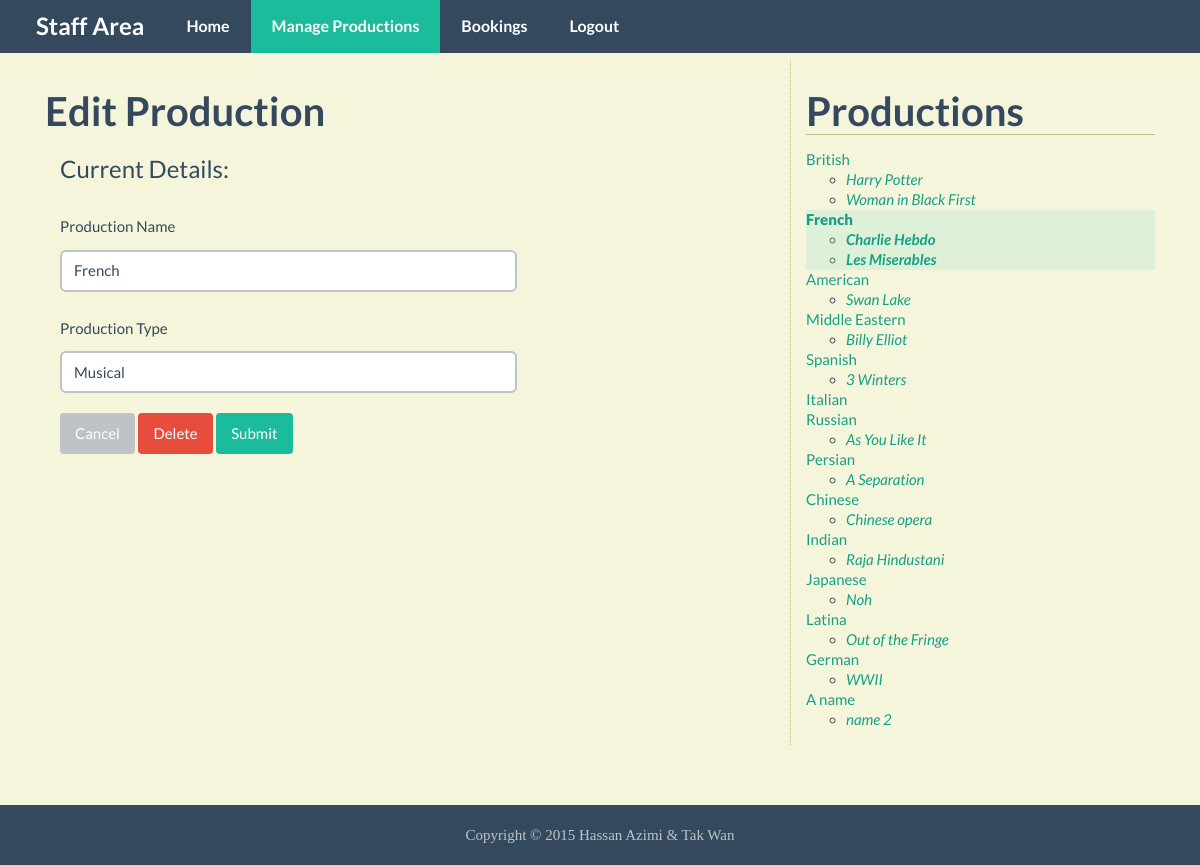
Page /edit_production.php?production=2 (signed in) on the committed database.
### tables this page shows
CREATE TABLE IF NOT EXISTS `Production` (
`production_id` int(11) NOT NULL,
  `production_name` varchar(50) NOT NULL,
  `production_type` varchar(20) DEFAULT NULL
);

CREATE TABLE IF NOT EXISTS `Performance` (
`performance_id` int(11) NOT NULL,
  `production_id` int(11) NOT NULL,
  `performance_name` varchar(50) NOT NULL,
  `details` text
);

### public/edit_production.php (the view, shortened to what this page needs)
<?php require_once("../includes/db_connection.php"); ?>
<?php require_once("../includes/functions.php"); ?>
<?php find_selected_performance(); ?>
<?php include("../includes/layouts/header.php"); ?>
	<nav class="navbar navbar-inverse navbar-fixed-top">
		<section class="container">
			<div class="navbar-header">
				<a class="navbar-brand" href="staff.php">Staff Area</a>
			</div>
			<div id="navbar" class="collapse navbar-collapse">
				<ul class="nav navbar-nav">
					<li><a href="staff.php">Home</a></li>
					<li class="active"><a href="manage_content.php">Manage Productions</a></li>
					<li><a href="bookings.php">Bookings</a></li>
					<li><a href="logout.php">Logout</a></li>
			</div>
		</section>
	</nav>
	<section class="container">
		<section class="main col-lg-8">
			<h3>Edit Production</h3>
			<form action="edit_production.php?production=<?php echo urldecode($current_production["production_id"]) ?>" method="POST" role="form">
				<fieldset class="col-lg-8">
					<legend>Current Details:</legend>
					<div class="form-group">
						<label for="name">Production Name</label>
						<input type="text" class="form-control" name="name" id="name" value="<?php echo htmlentities($current_production["production_name"]); ?>" placeholder="Production Name" maxlength="50" required>
					</div>
					<div class="form-group">
						<label for="type">Production Type</label>
						<input type="text" class="form-control" name="type" id="type" value="<?php echo htmlentities($current_production["production_type"]); ?>" placeholder="Production Type" maxlength="50" required>
					</div>
					<a href="manage_content.php" class="btn btn-default">Cancel</a>
					<a href="delete_production.php?production=<?php echo urldecode($current_production["production_id"]); ?>" class="btn btn-danger">Delete</a>
					<button type="submit" name="submit" class="btn btn-primary">Submit</button>
				</fieldset>
			</form>
		</section>
		<section class="sidebar col-lg-4">
			<h3>Productions</h3>
			<?php echo navigation($current_production, $current_performance); ?>
		</section>
	</section>
<?php include("../includes/layouts/footer.php"); ?>

### includes/functions.php (shortened to what this page needs)
<?php
function find_all_productions() {
	global $connection;
	$query          = "SELECT * FROM Production ORDER BY production_id ASC";
	$production_set = mysqli_query($connection, $query);
	return $production_set;
}
function find_performances_for_production($production_id) {
	global $connection;
	$safe_production_id = mysqli_real_escape_string($connection, $production_id);
	$query              = "SELECT * FROM Performance WHERE production_id = {$safe_production_id} ORDER BY performance_name ASC";
	$performance_set    = mysqli_query($connection, $query);
	return $performance_set;
}
function find_production_by_id($production_id) {
	global $connection;
	$safe_production_id = mysqli_real_escape_string($connection, $production_id);
	$query              = "SELECT * FROM Production WHERE production_id = {$safe_production_id} LIMIT 1";
	$production_set     = mysqli_query($connection, $query);
	if($production = mysqli_fetch_assoc($production_set)) {
		return $production;
	} else {
		return NULL;
	}
}
function navigation($production_array, $performance_array) {
	$output         = "<ul class='list-unstyled'>";
	$production_set = find_all_productions();
	while($production = mysqli_fetch_assoc($production_set)) {
		$output .= "<li";
		if($production_array && $production["production_id"] == $production_array["production_id"]) {
			$output .= " class='selected alert-success'";
		}
		$output .= ">";
		$output .= "<a href='manage_content.php?production=";
		$output .= urlencode($production["production_id"]);
		$output .= "'>";
		$output .= htmlentities($production["production_name"]);
		$output .= "</a>";
		$performance_set = find_performances_for_production($production["production_id"]);
		$output .= "<ul>";
		while($performance = mysqli_fetch_assoc($performance_set)) {
			$output .= "<li";
			$output .= ">";
			$output .= "<a href='manage_content.php?performance=";
			$output .= urlencode($performance["performance_id"]);
			$output .= "'>";
			$output .= htmlentities($performance["performance_name"]);
			$output .= "</a></li>";
		}
		$output .= "</ul></li>";
	}
	$output .= "</ul>";
	return $output;
}
function find_selected_performance() {
	if(isset($_GET["production"])) {
		$current_production  = find_production_by_id($_GET["production"]);
		$current_performance = NULL;
	} elseif(isset($_GET["performance"])) {
		$current_production  = NULL;
		$current_performance = find_performance_by_id($_GET["performance"]);
	} else {
		$current_production  = NULL;
		$current_performance = NULL;
	}
}

### public/css/custom.css (style rules this page uses)
html { position : relative; min-height : 100%; }
body { margin-bottom : 60px; background-color : #F5F5DC; }
body > .container { padding : 60px 15px; }
.sidebar { border-left : 1px dotted #BDBD89; }
.sidebar h3 { border-bottom : 1px solid #BDBD89; }
.selected { font-weight : 900; }
ul, li { line-height : 20px; font-size : 15px; }
ul > li > ul > li { font-style : italic; }

### rows in the picture
production: name "French", type "Musical", value "French"
production: value "British"
performance: value "Harry Potter"
performance: value "Woman in Black First"
performance: value "Charlie Hebdo"
performance: value "Les Miserables"
production: value "American"
performance: value "Swan Lake"
production: value "Middle Eastern"
performance: value "Billy Elliot"
production: value "Spanish"
performance: value "3 Winters"
production: value "Italian"
production: value "Russian"
performance: value "As You Like It"
production: value "Persian"
performance: value "A Separation"
production: value "Chinese"
performance: value "Chinese opera"
production: value "Indian"
performance: value "Raja Hindustani"
production: value "Japanese"
performance: value "Noh"
production: value "Latina"
performance: value "Out of the Fringe"
production: value "German"
performance: value "WWII"
production: value "A name"
performance: value "name 2"
